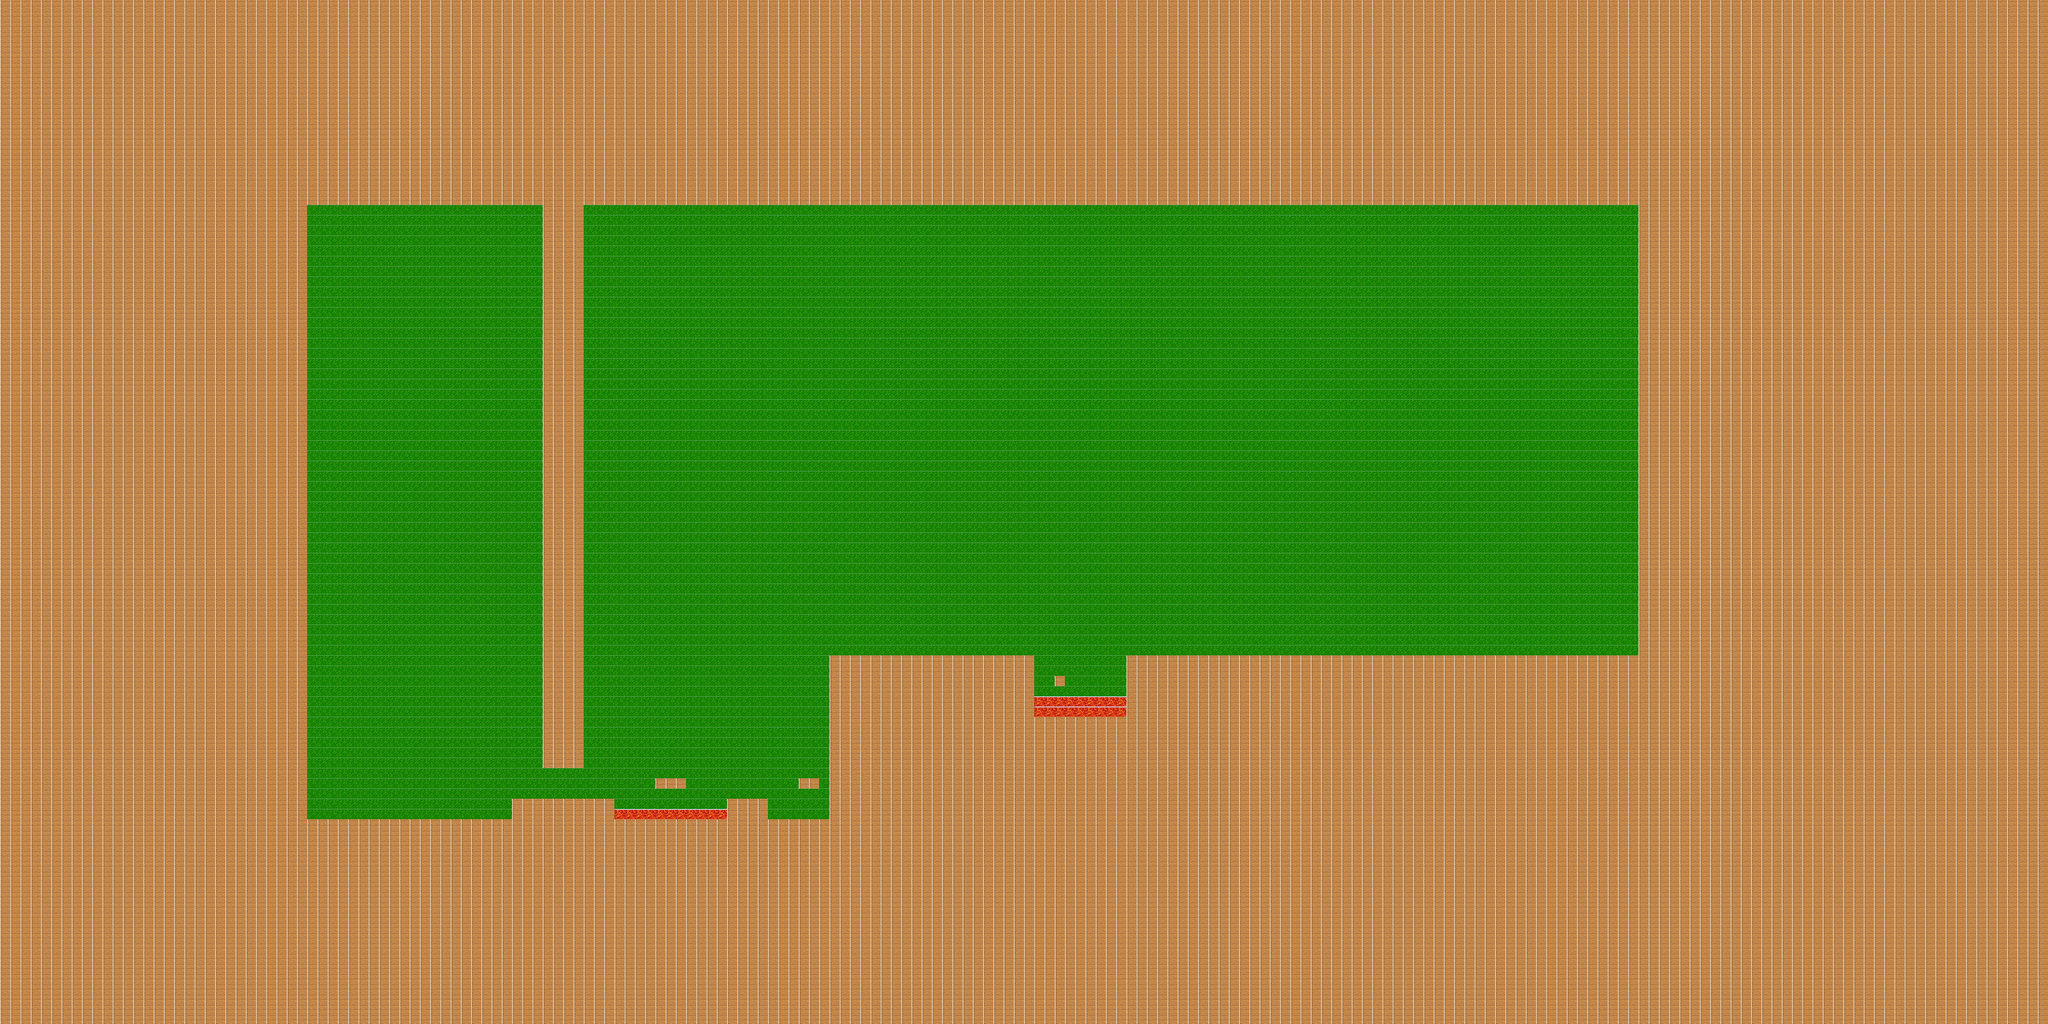

A 2D game scene composited from a Tiled map and its tileset images. What follows is a short description and the map's XML, with each tile layer's data collapsed to a summary:
An orthogonal 200x100 tile map with 32x32 px tiles, 5 tile layers (Background, Blocks, MovingBlocksV, MovingBlocksH, ...).

<map version="1.10" tiledversion="1.10.2" orientation="orthogonal" renderorder="right-down" width="200" height="100" tilewidth="32" tileheight="32" infinite="0" nextlayerid="6" nextobjectid="1">
 <tileset firstgid="1" source="blockset.tsx" />
 <layer id="1" name="Background" width="200" height="100">
  <data>[20000 cells, 20000 non-empty, 1 distinct tile ids]</data>
 </layer>
 <layer id="2" name="Blocks" width="200" height="100">
  <data>[20000 cells, 13661 non-empty, 1 distinct tile ids]</data>
 </layer>
 <layer id="4" name="MovingBlocksV" width="200" height="100">
  <data>[20000 cells, 2 non-empty, 1 distinct tile ids]</data>
 </layer>
 <layer id="5" name="MovingBlocksH" width="200" height="100">
  <data>[20000 cells, 1 non-empty, 1 distinct tile ids]</data>
 </layer>
 <layer id="3" name="KillerBlocks" width="200" height="100">
  <data>[20000 cells, 29 non-empty, 1 distinct tile ids]</data>
 </layer>
</map>
